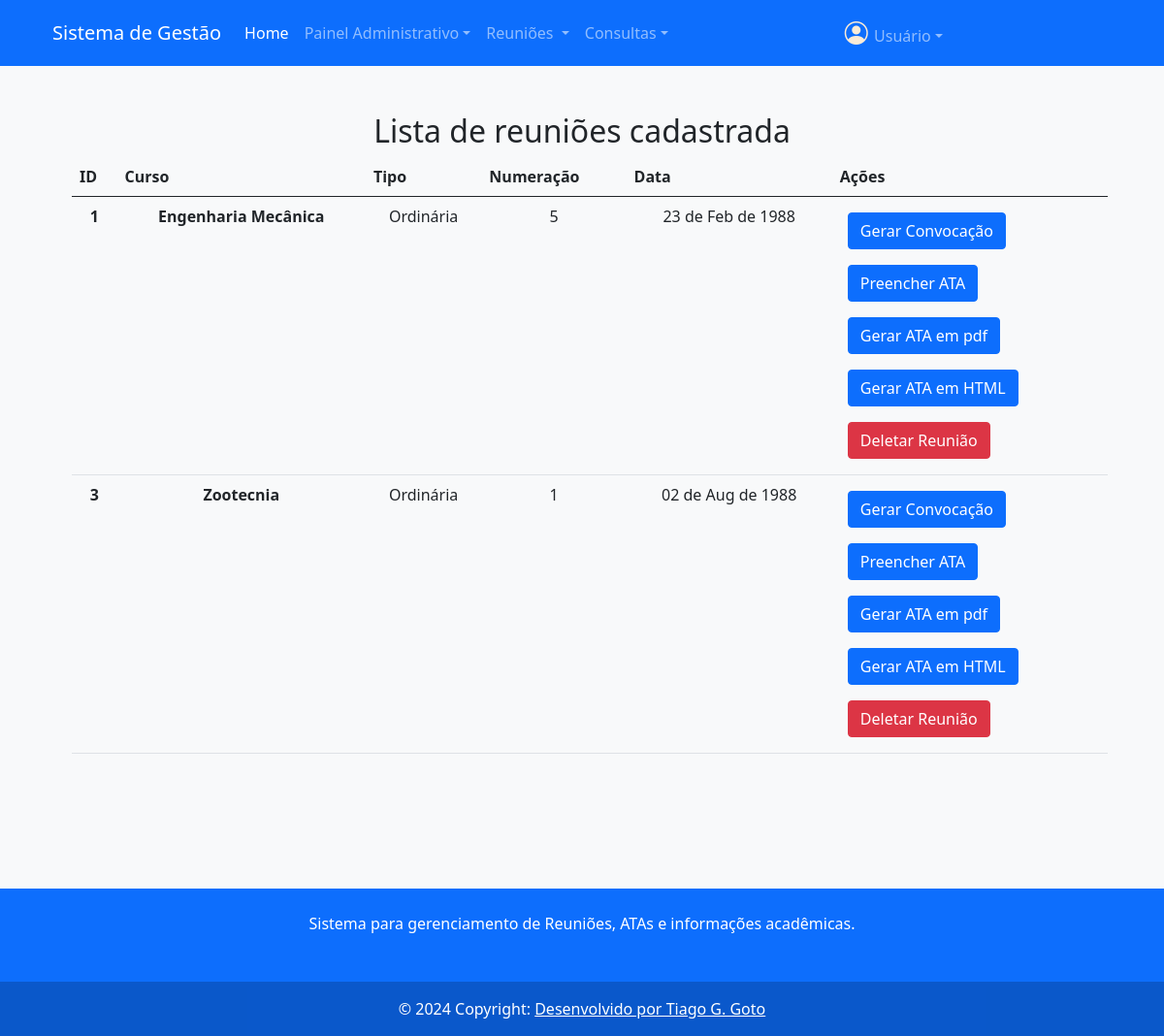
Screenshot of /meetings/ (signed in) with the database file from the repository.
### src/models/entities/meetings.py (models this page shows, shortened)
class Meetings(db.Model):
    __tablename__ = "meetings"
    id = db.Column(db.Integer, primary_key=True, autoincrement=True)
    meet_number = db.Column(db.Integer, nullable=False)
    meet_description = db.Column(db.Text, nullable=False)
    meet_regdate = db.Column(db.DateTime, default=datetime.now)
    meet_date = db.Column(db.DateTime, nullable = False)
    meet_location = db.Column(db.Text, nullable = False)
    is_active = db.Column(db.Boolean, nullable = True)
    meet_type_id = db.Column(db.Integer, db.ForeignKey('meeting_type.id'), nullable=False)
    meet_type = db.relationship("Meeting_type", back_populates="meeting")
    meeting_agenda = db.relationship("Meeting_agenda", back_populates="meeting", lazy='dynamic')
    minutes = db.relationship("Meeting_minute", back_populates="meeting", lazy='dynamic')
    attendees = db.relationship("Meeting_attendees", back_populates="meeting", lazy='dynamic')
    course_id = db.Column(db.Integer, db.ForeignKey('course.id'), nullable = False)
    course = db.relationship("Course", back_populates="meeting")

class Meeting_type(db.Model):
    __tablename__="meeting_type"
    id = db.Column(db.Integer, primary_key=True, autoincrement=True)
    type_name = db.Column(db.Text, nullable=False)
    meeting = db.relationship("Meetings", back_populates="meet_type", lazy='dynamic')
    numbering = db.relationship("Numbering", back_populates="meet_type", lazy="dynamic")
    def __repr__(self):
        return f"{self.type_name}"

### src/models/entities/institution.py (models this page shows, shortened)
class Course(db.Model):
    __tablename__= 'course'
    id = db.Column(db.Integer, primary_key=True, autoincrement=True)
    name = db.Column(db.Text, nullable=False)
    depart_id = db.Column(db.Integer, db.ForeignKey('department.id'))
    department = db.relationship("Department", back_populates="course")
    meeting = db.relationship("Meetings", back_populates="course", lazy='dynamic')
    numbering = db.relationship("Numbering", back_populates="course", lazy='dynamic')
    attendee = db.relationship("Attendees", back_populates="course", lazy='dynamic')
    def __repr__(self):
        return f'{self.name}'

### src/routes/meetings.py (the view)
@meetings_route.route('/')
@login_required
def list_meetings():
    meetings_date = Reg_meetings.gets()
    return render_template('list_meetings.html', dados= meetings_date)

### src/models/repository/meetings.py (called while the page is built)
    def gets():
        meetings_list = db.session.execute(db.select(Meetings).order_by(Meetings.id).where(Meetings.is_active == True)).scalars()
        return meetings_list

### src/routes/login.py (called while the page is built)
@login_manager.user_loader
def loader_user(user_id):
    return Users.query.filter_by(userid=user_id).first()

### src/templates/list_meetings.html
{% extends "base.html" %}
{% block content %}
<div class="container-fluid mt-5 mb-5">
    <h2 class="text-center">Lista de reuniões cadastrada</h2>
    <div class="container">
<table class="table m-2 p-3">
    <thead>
      <tr>
        <th scope="col">ID</th>
        <th scope="col">Curso</th>
        <th scope="col">Tipo</th>
        <th scope="col">Numeração</th>
        <th scope="col">Data</th>
        <th scope="col">Ações</th>
      </tr>
    </thead>
    <tbody>
        {% for meeting in dados %}
      <tr>
        <th class="text-center"> {{ meeting.id }}</th>
        <th class="text-center">{{meeting.course}}</th>
        <td class="text-center">{{ meeting.meet_type }}</td>
        <td class="text-center">{{ meeting.meet_number }}</td>
        <td class="text-center">{{ meeting.meet_date.strftime("%d de %b de %Y") }}</td>
        <td>
          <form id="gnotice">
            <button formtarget="gnotice" type="submit" class="btn btn-primary m-2" formaction="{{url_for('meetings.generate_notice', id=meeting.id)}}" formmethod="post"> Gerar Convocação </button>
          </form>
           <a class="btn btn-primary m-2" href="{{url_for('meetings.gen_minute', id=meeting.id)}}"> Preencher ATA<a>
        <form id="atapdf">
          <button type="submit" class="btn btn-primary m-2" formtarget="atapdf" formmethod="post" formaction="{{url_for('meetings.gen_minute_pdf', id=meeting.id)}}">Gerar ATA em pdf</button>
        </form>
          <form id="atahtml" action="{{url_for('meetings.gen_minute_html', id=meeting.id)}}" method="post">
            <input type="submit" class="btn btn-primary m-2" formtarget="atahtml"  value="Gerar ATA em HTML">
          </form>
          <form>
            <button type="submit" formmethod="post" formaction="{{url_for('meetings.delete_meeting', id=meeting.id)}}" class="btn btn-danger m-2"> Deletar Reunião</button>
          </form>
        </td>
      </tr>
      {% endfor %}
    </tbody>
  </table>
</div>
</div>
{% endblock %}

### rows the page displays
Meetings: id "1", course "Engenharia Mecânica", meet_type "Ordinária", meet_number "5", meet_date "23 de Feb de 1988"
Meetings: id "3", course "Zootecnia", meet_type "Ordinária", meet_number "1", meet_date "02 de Aug de 1988"
